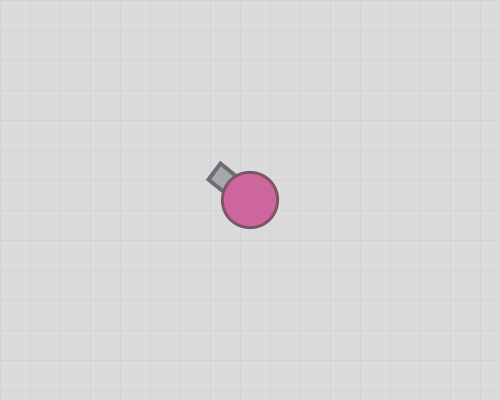
Frame 1 (no input)
Frame 60 (the mouse pressed at the canvas centre just before this capture): identical to frame 1, image omitted
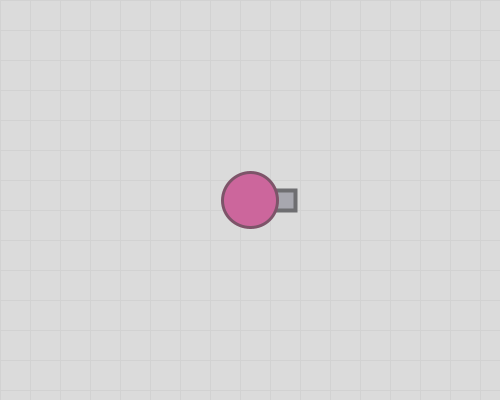
Frame 120 (the mouse held since frame 60 and released just before this capture)

The Processing sketch that drew these frames (run headless with seeded random() and noise(); from frame 60 on, the mouse is pressed at the canvas centre):

// Processing sketch: week07_4_arras04_backgrond_angle_for_line_line_void_keyPressed
// ── week07_4_arras04_backgrond_angle_for_line_line_void_keyPressed.pde
void setup()
{
  size(500, 400);
}
void keyPressed()
{
  if(keyCode==RIGHT)x+=1;
  if(keyCode==LEFT)x-=1;
  if(keyCode==UP)y-=1;
  if(keyCode==DOWN)y+=1;
}
float x=250, y=200;
void draw()
{
  //background(215,184,200);
  background(219);
  stroke(210);
  strokeWeight(1);
  for (int i=0; i<30; i++)
  {
    line(0, i*30, 500, i*30);
    line(i*30, 0, i*30, 500);
  }
  float dx=mouseX-x, dy=mouseY-y;
  float angle=atan2(dy, dx);

  myTank(x, y, angle);
}
void myTank(float x, float y, float angle)
{
  translate(x, y);
  rotate(angle);
  fill(167, 167, 175);
  stroke(110, 110, 113);
  strokeWeight(4);
  rect(25, -10, 20, 20);

  fill(204, 102, 156);
  stroke(125, 84, 105);
  strokeWeight(3);
  ellipse(0, 0, 55, 55);

  ///line(x,y,mouseX,mouseY);
}
